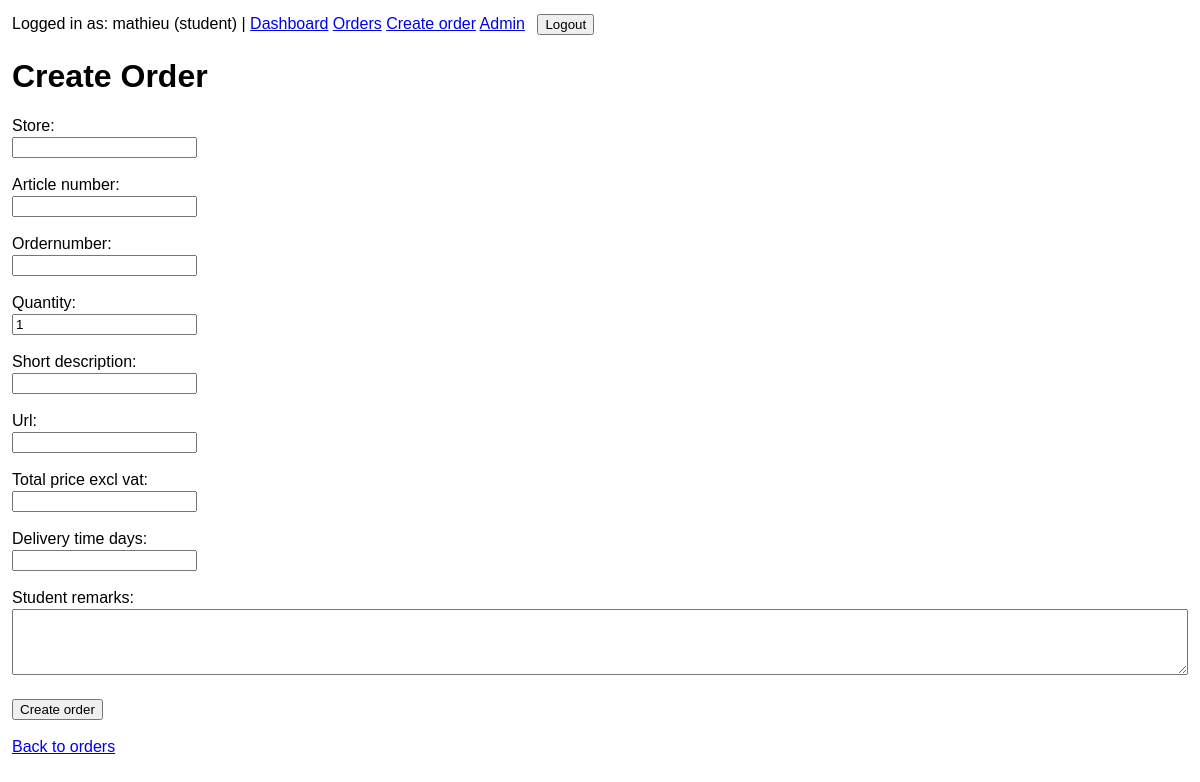
Page /orders/create/ (signed in) on the earlier database version.
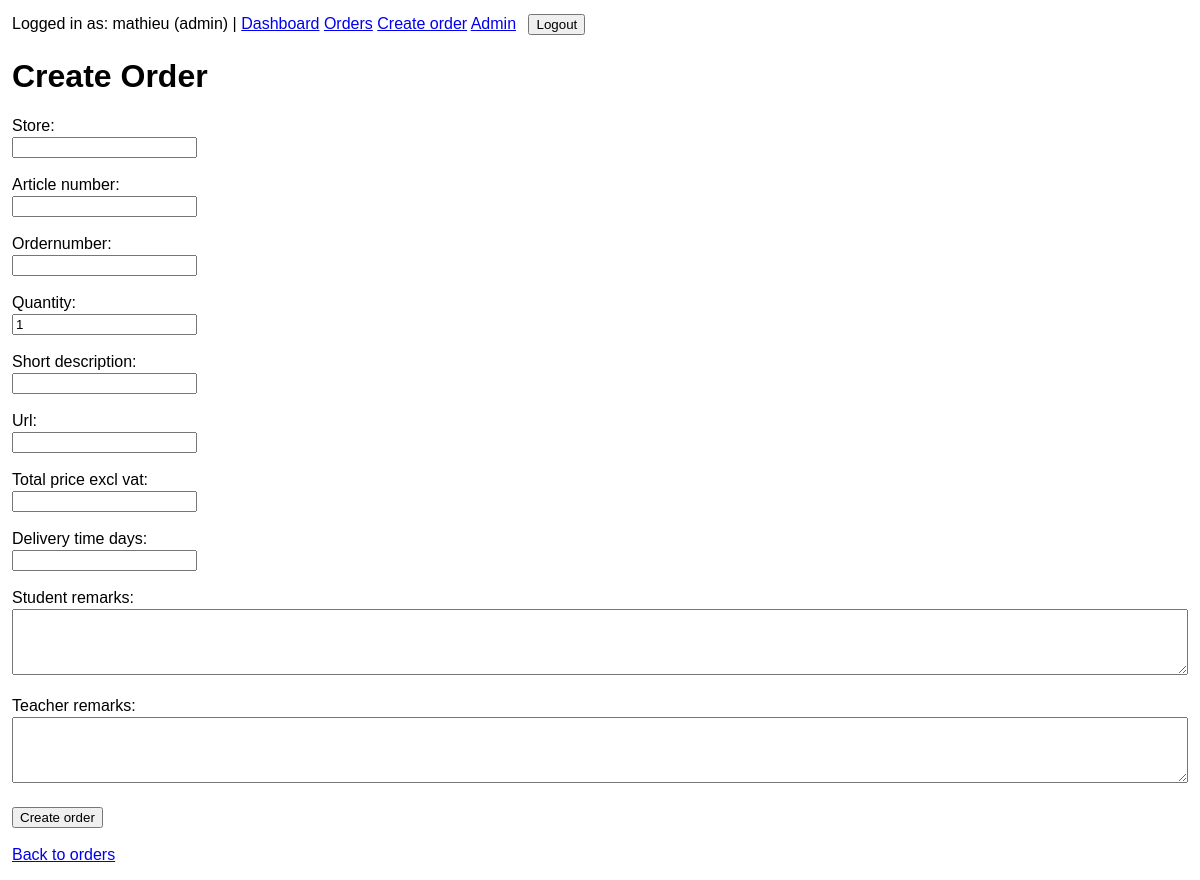
Same page on the later database version.
### accounts/models.py (models this page shows, shortened)
class User(AbstractUser):
    ROLE_ADMIN = "admin"
    ROLE_TEACHER = "teacher"
    ROLE_STUDENT = "student"
    ROLE_CHOICES = [
        (ROLE_ADMIN, "Admin"),
        (ROLE_TEACHER, "Teacher"),
        (ROLE_STUDENT, "Student"),
    ]
    email = models.EmailField(unique=True)
    name = models.CharField(max_length=255)
    role = models.CharField(max_length=20, choices=ROLE_CHOICES, default=ROLE_STUDENT)
    USERNAME_FIELD = "email"
    REQUIRED_FIELDS = ["username", "name"]

### orders/views.py (the view)
# urls.py: path("orders/create/", order_create, name="order_create"),
@login_required
def order_create(request):
    if request.method == "POST":
        form = OrderCreateForm(request.POST, user=request.user)
        if form.is_valid():
            order = form.save(commit=False)
            order.user = request.user
            order.status = Order.STATUS_SUBMITTED
            if request.user.role == User.ROLE_STUDENT:
                order.order_type = Order.ORDER_TYPE_STUDENT
            else:
                order.order_type = Order.ORDER_TYPE_TEACHER
            order.save()
            messages.success(request, f"Order {order.id} was created successfully.")
            return redirect("orders:order_list")
    else:
        form = OrderCreateForm(user=request.user)
    context = {
        "form": form,
        "page_title": "Create Order",
        "submit_label": "Create order",
    }
    return render(request, "orders/order_form.html", context)

### orders/forms.py
class OrderCreateForm(OrderBaseForm):
    pass

### templates/orders/order_form.html (shortened to what this page needs)
{% extends "base.html" %}
{% block content %}
    <h1>{{ page_title }}</h1>
    <div class="card">
        <form method="post">
            {% for field in form %}
                <p>
                    {{ field.label_tag }}<br>
                    {{ field }}
                </p>
            {% endfor %}
            <button type="submit">{{ submit_label }}</button>
        </form>
    </div>
    <p>
        <a href="{% url 'orders:order_list' %}">Back to orders</a>
    </p>
{% endblock %}

### templates/base.html (shortened to what this page needs)
<!DOCTYPE html>
<html lang="en">
<head>
</head>
<body>
    <div class="top-nav">
        {% if user.is_authenticated %}
            Logged in as: {{ user.name }} ({{ user.role }})
            |
            <a href="{% url 'orders:dashboard' %}">Dashboard</a>
            <a href="{% url 'orders:order_list' %}">Orders</a>
            <a href="{% url 'orders:order_create' %}">Create order</a>
            <a href="/admin/">Admin</a>
            <form method="post" action="{% url 'logout' %}">
                <button type="submit">Logout</button>
            </form>
        {% else %}
            <a href="{% url 'login' %}">Login</a>
        {% endif %}
    </div>
    {% block content %}{% endblock %}
</body>
</html>

Differences in the rows shown:
changed User "mathieu": role "student" → "admin"
Other differences:
new list line: "Teacher remarks: "
